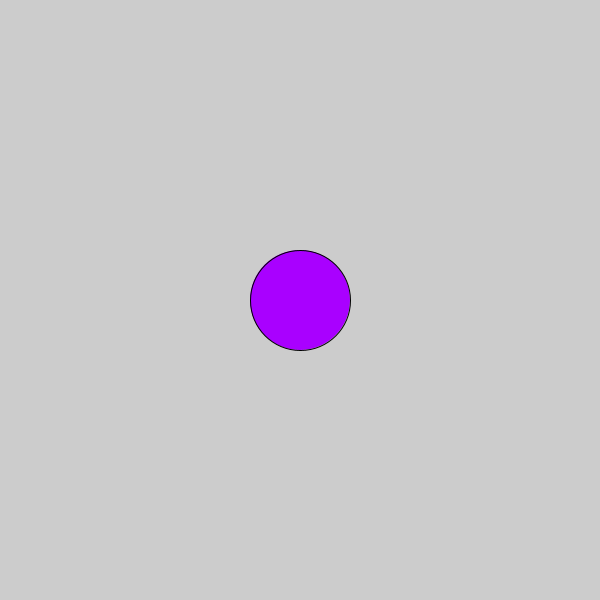
Frame 1 (no input)
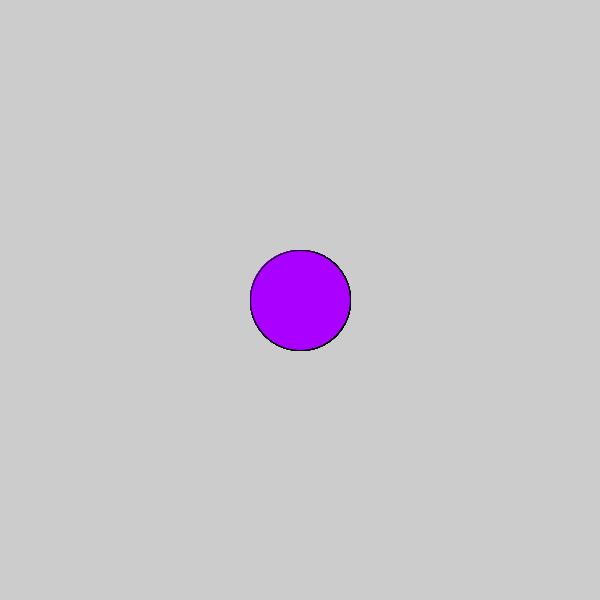
Frame 60 (the mouse pressed at the canvas centre just before this capture)
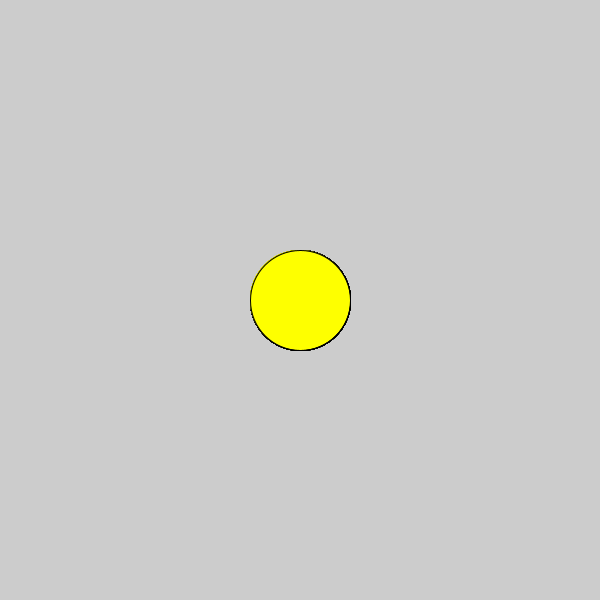
Frame 120 (the mouse held since frame 60 and released just before this capture)

The Processing sketch that drew these frames (run headless with seeded random() and noise(); from frame 60 on, the mouse is pressed at the canvas centre):

// Processing sketch: Logical_Dot
// ── Logical_Dot.pde


void setup() {
  size (600,600);
}

void draw() {
  fill (#9B1F1F);
  if (mousePressed) {
    fill (#FEFF00);
} else {
  fill (#A900FF);
}
ellipse (300,300,100,100);
}
